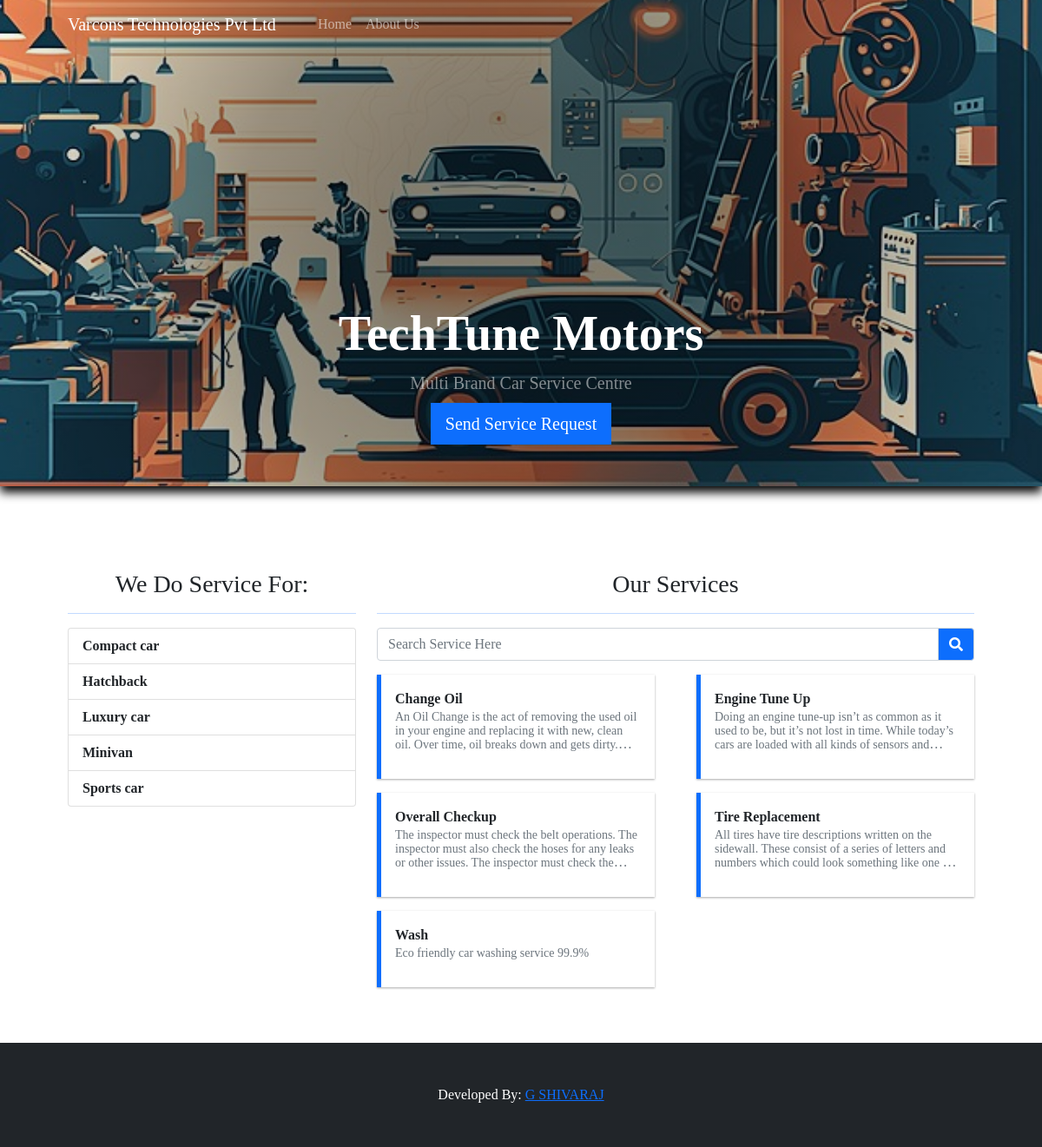
The page / on the database its author committed.
### tables this page shows
CREATE TABLE `categories` (
  `id` int(30) NOT NULL,
  `category` varchar(250) NOT NULL,
  `status` tinyint(1) NOT NULL DEFAULT 1,
  `date_created` datetime NOT NULL DEFAULT current_timestamp()
);

CREATE TABLE `service_list` (
  `id` int(30) NOT NULL,
  `service` text NOT NULL,
  `description` text NOT NULL,
  `status` tinyint(4) NOT NULL DEFAULT 1,
  `date_created` datetime NOT NULL DEFAULT current_timestamp()
);

### home.php (the view, shortened to what this page needs)
 <header class="bg-dark py-5" id="main-header">
    <div class="container h-100 d-flex align-items-end justify-content-center w-100">
        <div class="text-center text-white w-100">
            <h1 class="display-4 fw-bolder">TechTune Motors</h1>
            <p class="lead fw-normal text-white-50 mb-0">Multi Brand Car Service Centre</p>
            <div class="col-auto mt-2">
                <button class="btn btn-primary btn-lg rounded-0" id="send_request" type="button">Send Service Request</button>
            </div>
        </div>
    </div>
</header>
<section class="py-5">
    <div class="container px-4 px-lg-5 mt-5">
        <div class="row">
            <div class="col-md-4">
                <h3 class="text-center">We Do Service For:</h3>
                <hr class="bg-primary opacity-100">
                <ul class="list-group">
                    <?php
                    $category = $conn->query("SELECT * FROM `categories` where status = 1 order by `category` asc");
                    while($row=$category->fetch_assoc()):
                    ?>
                    <li class="list-group-item"><b><?php echo $row['category'] ?></b></li>
                    <?php endwhile; ?>
                </ul>
            </div>
            <div class="col-md-8">
                <h3 class="text-center">Our Services</h3>
                <hr class="bg-primary opacity-100">
                <div class="form-group">
                <div class="input-group mb-3">
                    <input type="search" id="search" class="form-control" placeholder="Search Service Here" aria-label="Search Service Here" aria-describedby="basic-addon2">
                    <div class="input-group-append">
                        <span class="input-group-text bg-primary" id="basic-addon2"><i class="fa fa-search"></i></span>
                    </div>
                </div>
                </div>
                <div class="row gx-4 gx-lg-5 row-cols-1 row-cols-sm-1 row-cols-md-2 row-cols-xl-2" id="service_list">
                    <?php
                    $services = $conn->query("SELECT * FROM `service_list` where status = 1 order by `service`");
                    while($row= $services->fetch_assoc()):
                        $row['description'] = strip_tags(html_entity_decode(stripslashes($row['description'])));
                    ?>
                    <a class="col item text-decoration-none text-dark view_service" href="javascript:void(0)" data-id="<?php echo $row['id'] ?>">
                        <div class="callout callout-primary border-primary rounded-0">
                            <dl>
                                <dt><?php echo $row['service'] ?></dt>
                                <dd class="truncate-3 text-muted lh-1"><small><?php echo $row['description'] ?></small></dd>
                            </dl>
                        </div>
                    </a>
                    <?php endwhile; ?>
                </div>
            </div>
        </div>
    </div>
</section>

### inc/header.php (style rules this page uses)
html, body { height: 100%; width: 100%; font-family: Apple Chancery, cursive; }
#main-header { position:relative; background: rgb(0,0,0)!important; background: radial-gradient(circle, rgba(0,0,0,0.48503151260504207) 22%, rgba(0,0,0,0.39539565826330536) 49%, rgba(0,212,255,0) 100%)!important; height:70vh; }
#main-header:before { content:""; position:absolute; top:0; left:0; width:100%; height:100%; background-image:url(http://localhost/car_service_center/uploads/back.jpg); background-repeat: no-repeat; background-position: center center; background-size: cover; filter: drop-shadow(0px 7px 6px black); z-index:-1; }

### rows shown on the page
categories: category "Compact car"
categories: category "Hatchback"
categories: category "Luxury car"
categories: category "Minivan"
categories: category "Sports car"
service_list: service "Change Oil", description "An Oil Change is the act of removing the used oil in your engine and replacing it with new, clean oil. Over time, oil breaks down and gets…"
service_list: service "Engine Tune Up", description "Doing an engine tune-up isn’t as common as it used to be, but it’s not lost in time. While today’s cars are loaded with all kinds of sensors…"
service_list: service "Overall Checkup", description "The inspector must check the belt operations. The inspector must also check the hoses for any leaks or other issues. The inspector must check…"
service_list: service "Tire Replacement", description "All tires have tire descriptions written on the sidewall. These consist of a series of letters and numbers which could look something like one…"
service_list: service "Wash", description "Eco friendly car washing service 99.9%"
